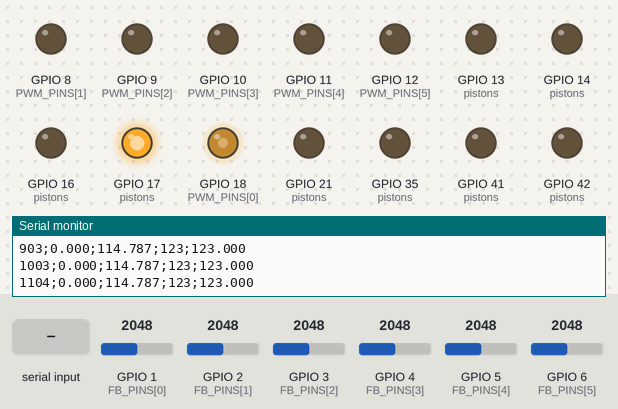
This sketch was run on a simulated ESP32-S3. Parts: output pins drawn as LEDs (lit = HIGH), the last lines printed to the serial monitor. Inputs (shaded band) come from the test bench; at power-on: GPIO 1 (FB_PINS[0]) = 2048, GPIO 6 (FB_PINS[5]) = 2048, GPIO 2 (FB_PINS[1]) = 2048, GPIO 3 (FB_PINS[2]) = 2048, GPIO 4 (FB_PINS[3]) = 2048, GPIO 5 (FB_PINS[4]) = 2048 (analog values on the 0–4095 scale).

Above: at 1.2 s.
1.3 s: GPIO 1 (FB_PINS[0]) set to 2866
At 2.3 s:
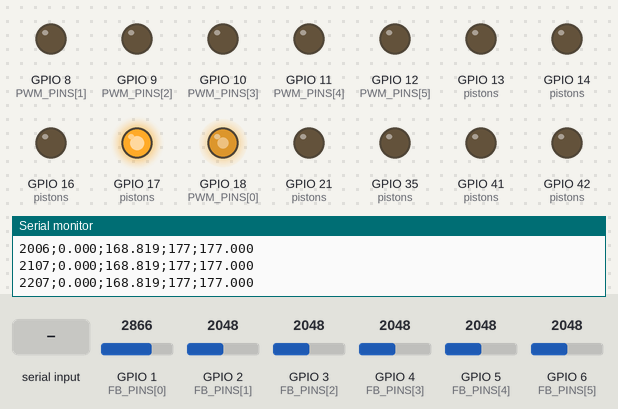
3.0 s: "sel=90\n" received over Serial
At 3.4 s:
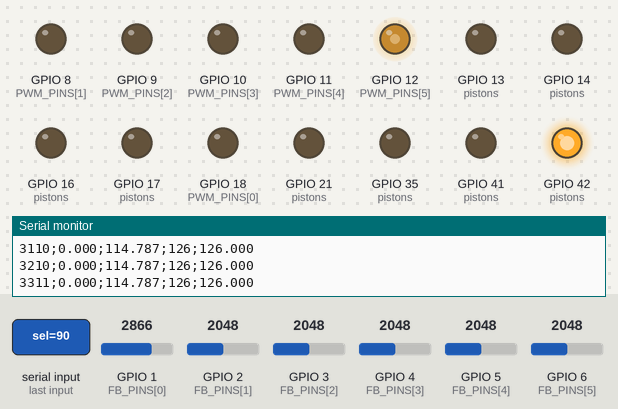
4.5 s: GPIO 6 (FB_PINS[5]) set to 2866
At 5.8 s:
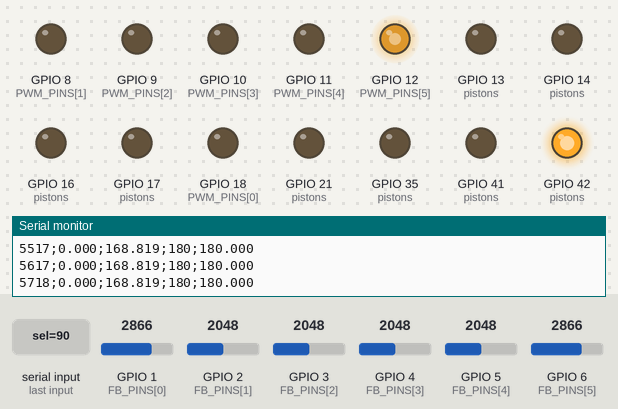
6.1 s: "kpmm=,45\n" received over Serial
At 7.0 s:
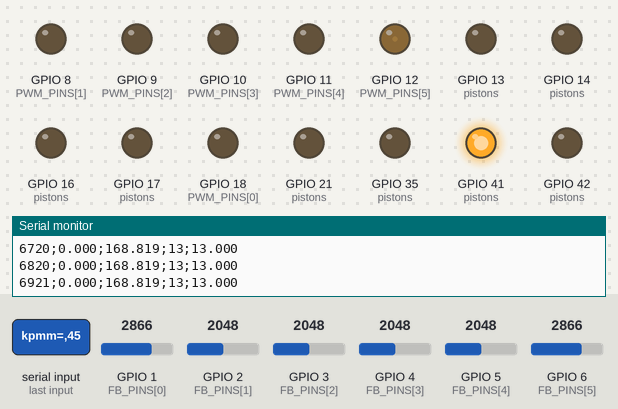
7.6 s: GPIO 6 (FB_PINS[5]) set to 337
9.1 s: GPIO 6 (FB_PINS[5]) set to 295
At 10.4 s:
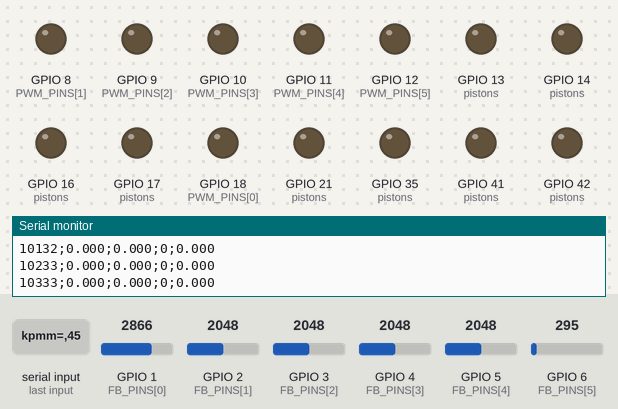
Timing chart, 0 to 11.6 s (numbered marks = the images above; inputs shaded):
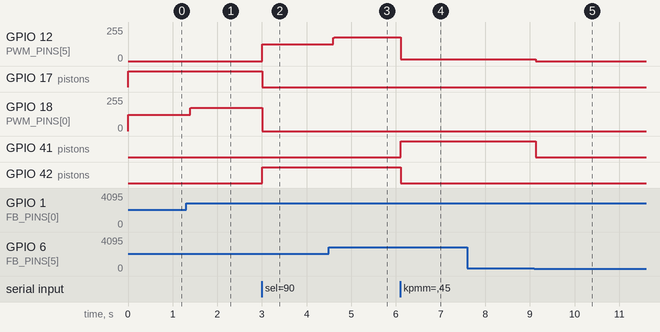

The sketch:

calibrated-send-to-one-ff.ino
```cpp
#include <Arduino.h>

// ================== PINAGEM ==================
const int FB_PINS[6] = {1, 2, 3, 4, 5, 6};      // feedback (0..3.3V)
const int PWM_PINS[6]  = {18, 8, 9, 10, 11, 12};
const int PWM_CHANS[6] = {0, 1, 2, 3, 4, 5};

struct PistonIO { int in1; int in2; };
PistonIO pistons[6] = {
   {16, 17}, {13, 14}, {35, 36}, {21, 38}, {39, 37}, {41, 42}
};

// ================== PWM (LEDC) ==================
#define PWM_FREQ 20000
#define PWM_RES   8                   // 0..255
const float   MAX_PWM = 255.0f;
uint8_t MIN_PWM = 0;                  // deixe 0 p/ identificação; depois pode usar 20

// ================== CONTROLE EM mm ==================
int   selIdx = 0;                     // 0..5 (pistão selecionado)
float Lmm[6]   = {250,250,250,250,250,250};  // curso útil (mm) por pistão
float SP_mm[6] = {0,0,0,0,0,0};               // setpoint em mm
float Kp_mm[6] = {1,1,1,1,1,1}; // ponto de partida
float Ki_mm[6] = {0,0,0,0,0,0};
float integ[6] = {0,0,0,0,0,0};
float deadband_mm = 0.2f;             // histerese em mm (ajuste pelo comando dbmm=)

// ===== Feedforward (zona morta / viés) =====
float U0_adv[6] = {11,17,10.5,14,14.5,12.5};      // PWM para SUBIR (positivo)
float U0_ret[6] = {8,12,9.4,14.5,11.4,11.4};      // PWM para DESCER (negativo)

// ================== CALIBRAÇÃO (V0 / V100) ==================
float V0[6] = {0.25,0.25,0.25,0.25,0.25,0.25};
float V100[6] = {3.3,3.3,3.3,3.3,3.3,3.3};
bool  hasCal[6] = {true,true,true,true,true,true};

// ===== Filtro passa-baixa (IIR 1ª ordem) =====
float fc_hz = 4.0f;                   // ajustável por "fc="
bool  fb_init = false;
float fbV_raw[6];
float fbV_filt[6]   = {0,0,0,0,0,0};

// ===== Modo manual =====
bool manual_retract = false;
bool manual_advance = false;
const uint8_t RETRACT_PWM = 80;       // PWM fixos p/ modos manuais
const uint8_t ADV_PWM     = 70;

// ===== CSV =====
bool csv_header_done = false;
float last_pwm_cmd[6] = {0,0,0,0,0,0};

uint32_t last_ms = 0;

static inline float clampf(float v, float lo, float hi) {
  if (v < lo) return lo;
  if (v > hi) return hi;
  return v;
}

void setDirAdvance(int i){ digitalWrite(pistons[i].in1, HIGH); digitalWrite(pistons[i].in2, LOW ); }
void setDirReturn (int i){ digitalWrite(pistons[i].in1, LOW );  digitalWrite(pistons[i].in2, HIGH); }
void setDirFree   (int i){ digitalWrite(pistons[i].in1, LOW );  digitalWrite(pistons[i].in2, LOW ); }

void freeAllExcept(int keep){
  for(int i=0;i<6;i++){
    if(i==keep) continue;
    setDirFree(i);
    ledcWrite(PWM_CHANS[i], 0);
  }
}

float readMedianV(int pin, int N=31){
  N = constrain(N, 5, 63);
  float buf[64];
  for(int i=0;i<N;i++){
    int a = analogRead(pin);           // 0..4095
    buf[i] = a * 3.3f / 4095.0f;
    delayMicroseconds(500);
  }
  for(int i=0;i<N;i++) for(int j=i+1;j<N;j++) if(buf[j]<buf[i]){ float t=buf[i]; buf[i]=buf[j]; buf[j]=t; }
  return buf[N/2];
}

// Converte V (filtrado) -> posição em mm usando calibração
float voltsToMM(int i, float V){
  if (!hasCal[i]) {
    float pct = clampf((V/3.3f)*100.0f, 0.0f, 100.0f);
    return (Lmm[i]/100.0f)*pct;
  }
  float span = V100[i] - V0[i];
  if (span < 1e-3f) span = 3.3f; // evita div/0
  float pct = (V - V0[i]) / span * 100.0f;
  pct = clampf(pct, 0.0f, 100.0f);
  return (Lmm[i]/100.0f) * pct;
}

String line;

void setup() {
  Serial.begin(115200);
  while (!Serial) {}

  // ADC
  analogReadResolution(12);
  for (int i = 0; i < 6; i++) analogSetPinAttenuation(FB_PINS[i], ADC_11db);

  // PWM
  for (int i = 0; i < 6; i++) {
    ledcSetup(PWM_CHANS[i], PWM_FREQ, PWM_RES);
    ledcAttachPin(PWM_PINS[i], PWM_CHANS[i]);
    ledcWrite(PWM_CHANS[i], 0);
  }

  // Direção
  for (int i = 0; i < 6; i++) {
    pinMode(pistons[i].in1, OUTPUT);
    pinMode(pistons[i].in2, OUTPUT);
    setDirFree(i);
  }

  last_ms = millis();

  Serial.println(F("sep=;")); // dica p/ Excel
}

void loop() {
  // ===== Parser =====
  while (Serial.available()) {
    char c = Serial.read();
    if (c == '\r') continue;
    if (c == '\n') {
      String cmd = line; line = ""; cmd.trim();

      if (cmd.startsWith("sel=")) {
        int v = cmd.substring(4).toInt();
        if (v < 1) v = 1; if (v > 6) v = 6;
        selIdx = v - 1;
        freeAllExcept(selIdx);

      } else if (cmd.startsWith("spmm=")) {
        float v = cmd.substring(5).toFloat();
        v = clampf(v, 0.0f, Lmm[selIdx]);
        SP_mm[selIdx] = v;

      } else if (cmd.startsWith("kpmm=")) {
        Kp_mm[selIdx] = cmd.substring(5).toFloat();

      } else if (cmd.startsWith("kimm=")) {
        Ki_mm[selIdx] = cmd.substring(5).toFloat();

      } else if (cmd.startsWith("dbmm=")) {
        deadband_mm = fabs(cmd.substring(5).toFloat());

      } else if (cmd.startsWith("lmm=")) {
        float v = fabs(cmd.substring(4).toFloat());
        if (v > 1e-3f) Lmm[selIdx] = v;

      } else if (cmd.startsWith("fc=")) {
        float v = fabs(cmd.substring(3).toFloat());
        fc_hz = clampf(v, 0.1f, 50.0f);

      } else if (cmd.startsWith("minpwm=")) {
        int v = cmd.substring(7).toInt();
        MIN_PWM = (uint8_t)constrain(v, 0, 255);

      } else if (cmd.equalsIgnoreCase("zero")) {
        float v = readMedianV(FB_PINS[selIdx], 31);
        V0[selIdx] = v; hasCal[selIdx] = true;
        Serial.printf("OK ZERO[%d]=%.4f V\n", selIdx+1, v);

      } else if (cmd.startsWith("cal=")) {
        int comma = cmd.indexOf(',');
        if (comma > 0) {
          float v0   = cmd.substring(4, comma).toFloat();
          float v100 = cmd.substring(comma+1).toFloat();
          if (v100 > v0 + 0.02f) {
            V0[selIdx] = v0; V100[selIdx] = v100; hasCal[selIdx] = true;
            Serial.printf("OK CAL[%d]=V0=%.4f V, V100=%.4f V\n", selIdx+1, v0, v100);
          } else {
            Serial.println("ERR CAL span pequeno");
          }
        }

      } else if (cmd.equalsIgnoreCase("mark100")) {
        float v = readMedianV(FB_PINS[selIdx], 31);
        V100[selIdx] = v; hasCal[selIdx] = true;
        Serial.printf("OK V100[%d]=%.4f V\n", selIdx+1, v);

      } else if (cmd.equalsIgnoreCase("v?")) {
        float v = readMedianV(FB_PINS[selIdx], 31);
        float ymm = voltsToMM(selIdx, v);
        Serial.printf("V[%d]=%.4f V | Y=%.3f mm\n", selIdx+1, v, ymm);

      // ---- novos comandos: feedforward ----
      } else if (cmd.startsWith("u0a=")) {
        U0_adv[selIdx] = fabs(cmd.substring(4).toFloat());
        Serial.printf("OK U0_adv[%d]=%.1f\n", selIdx+1, U0_adv[selIdx]);

      } else if (cmd.startsWith("u0r=")) {
        U0_ret[selIdx] = fabs(cmd.substring(4).toFloat());
        Serial.printf("OK U0_ret[%d]=%.1f\n", selIdx+1, U0_ret[selIdx]);

      } else if (cmd.equalsIgnoreCase("R")) {
        manual_retract = true; manual_advance = false;
        freeAllExcept(selIdx);

      } else if (cmd.equalsIgnoreCase("A")) {
        manual_advance = true; manual_retract = false;
        freeAllExcept(selIdx);

      } else if (cmd.equalsIgnoreCase("ok")) {
        manual_retract = false; manual_advance = false;
        setDirFree(selIdx); ledcWrite(PWM_CHANS[selIdx], 0);
      }

    } else {
      line += c;
      if (line.length() > 64) line.remove(0, line.length() - 64);
    }
  }

  // ===== Laço de controle =====
  uint32_t now = millis();
  float dt = (now - last_ms) / 1000.0f;
  if (dt <= 0) dt = 1e-3f;
  last_ms = now;

  // Medidas brutas
  for (int i = 0; i < 6; i++) {
    int fbRaw = analogRead(FB_PINS[i]);          // 0..4095
    fbV_raw[i]   = fbRaw * 3.3f / 4095.0f;
  }

  // Init filtro 1ª vez
  if (!fb_init) {
    for (int i = 0; i < 6; i++) fbV_filt[i] = fbV_raw[i];
    fb_init = true;
  }

  // LPF: y += alpha*(x - y), alpha = dt/(RC+dt), RC=1/(2πfc)
  float RC = 1.0f / (2.0f * 3.14159265f * fc_hz);
  float alpha = dt / (RC + dt);
  alpha = clampf(alpha, 0.0f, 1.0f);

  for (int i = 0; i < 6; i++) fbV_filt[i] += alpha * (fbV_raw[i] - fbV_filt[i]);

  // Garante apenas o selecionado ativo
  freeAllExcept(selIdx);

  // ===== Ação de saída (manual/controle) =====
  int i = selIdx;

  if (manual_retract) {
    setDirReturn(i);
    uint8_t pwm = constrain(RETRACT_PWM, 0, (int)MAX_PWM);
    ledcWrite(PWM_CHANS[i], pwm);
    last_pwm_cmd[i] = pwm;

  } else if (manual_advance) {
    setDirAdvance(i);
    uint8_t pwm = constrain(ADV_PWM, 0, (int)MAX_PWM);
    ledcWrite(PWM_CHANS[i], pwm);
    last_pwm_cmd[i] = pwm;

  } else {
    // --------- Controle P(+I) em mm + feedforward assimétrico ---------
    float y_mm = voltsToMM(i, fbV_filt[i]);
    float e_mm = SP_mm[i] - y_mm;

    if (fabs(e_mm) > deadband_mm) {
      // integra (se estiver usando Ki); na identificação, deixe Ki=0
      integ[i] += e_mm * dt;

      // P (+I)
      float uPI = Kp_mm[i]*e_mm + Ki_mm[i]*integ[i];

      // feedforward: só ajuda no sentido correspondente
      // (uPI >= 0) => SUBIR (positivo) -> soma +U0_adv
      // (uPI <  0) => DESCER (negativo) -> soma -U0_ret
      float u_ff = (uPI >= 0.0f) ?  U0_adv[i] : -U0_ret[i];
      float u    = uPI + u_ff;

      // define direção pelo sinal e aplica PWM
      if (u >= 0) setDirAdvance(i); else setDirReturn(i);

      float pwmf = fabs(u);
      if (pwmf > MAX_PWM) pwmf = MAX_PWM;
      if (pwmf > 0.0f && pwmf < (float)MIN_PWM) pwmf = (float)MIN_PWM;

      uint8_t pwm = (uint8_t)roundf(pwmf);
      ledcWrite(PWM_CHANS[i], pwm);
      last_pwm_cmd[i] = pwm;

    } else {
      setDirFree(i);
      ledcWrite(PWM_CHANS[i], 0);
      last_pwm_cmd[i] = 0;
    }
  }

  // ===== Telemetria (100 ms): ms;SP_mm;Y_mm;PWM =====
  static uint32_t t0 = 0;
  if (millis() - t0 >= 100) {
    t0 = millis();

    if (!csv_header_done) {
      Serial.println(F("ms;SP_mm;Y_mm;PWM"));
      csv_header_done = true;
    }

  float pwmf_out = last_pwm_cmd[selIdx];
  float y_mm_out = voltsToMM(selIdx, fbV_filt[selIdx]);
  Serial.printf("%lu;%.3f;%.3f;%.0f;%.3f\n",
      (unsigned long)now,
      SP_mm[selIdx],
      y_mm_out,
      last_pwm_cmd[selIdx],
      pwmf_out);
  }
}
```

Measured:
- the behaviour switches between 314 and 313 on GPIO 6 (FB_PINS[5]) (found by bisection; images 4 and 5)
- after the input at 1.3 s, GPIO 18 (PWM_PINS[0]): 123/255 → 176/255 after 0.10 s
- after the input at 3.0 s, GPIO 12 (PWM_PINS[5]): 0/255 → 126/255 at once; GPIO 17 (pistons): HIGH → LOW at once; GPIO 18 (PWM_PINS[0]): 176/255 → 0/255 at once; GPIO 42 (pistons): LOW → HIGH at once
- after the input at 4.5 s, GPIO 12 (PWM_PINS[5]): 126/255 → 179/255 after 0.09 s
- after the input at 6.1 s, GPIO 12 (PWM_PINS[5]): 179/255 → 13/255 at once; GPIO 41 (pistons): LOW → HIGH at once; GPIO 42 (pistons): HIGH → LOW at once
- after the input at 9.1 s, GPIO 12 (PWM_PINS[5]): 13/255 → 0/255 at once; GPIO 41 (pistons): HIGH → LOW at once
